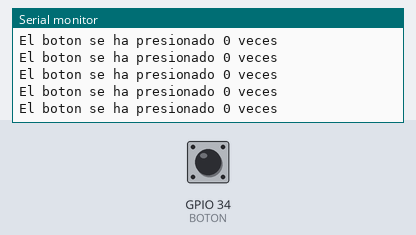
Bench run of a sketch on a simulated ESP32. Parts: the last lines printed to the serial monitor. The inputs (shaded band) are chosen by the test bench; at power-on: GPIO 34 (BOTON) LOW.

Above: at 1.2 s.
1.3 s: GPIO 34 (BOTON) pulled HIGH for 0.15 s
At 1.31 s:
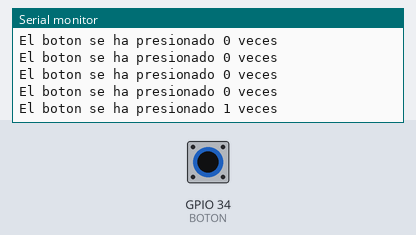
2.9 s: GPIO 34 (BOTON) pulled HIGH for 1 s
At 2.91 s:
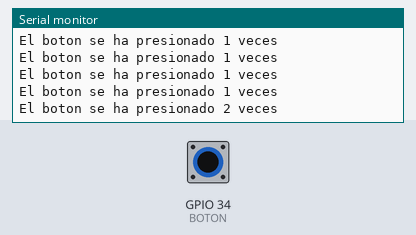
5.4 s: GPIO 34 (BOTON) pulled HIGH for 0.15 s
At 5.42 s:
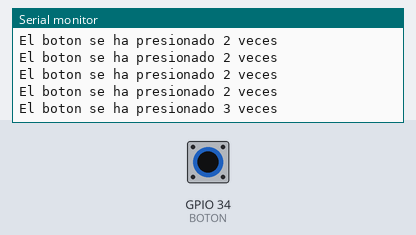
Timing chart, 0 to 8.4 s (numbered marks = the images above; inputs shaded):
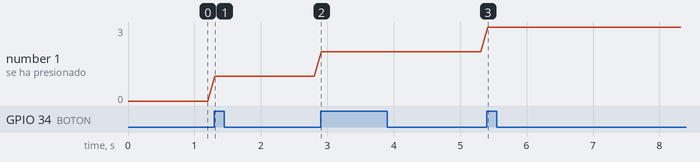

The sketch:

04_IntButton.ino
```cpp
#define BOTON 34
int numBotPres = 0;
uint32_t lastMillis = 0;

void IRAM_ATTR isrButton(){

  if((millis() - lastMillis) > 100){
    numBotPres += 1;
    lastMillis = millis();
  }

}

void setup() {
  Serial.begin(115200);
  pinMode(BOTON, INPUT);

  attachInterrupt(BOTON, isrButton, RISING);

}

void loop() {
  Serial.printf("El boton se ha presionado %u veces\n", numBotPres);
  delay(100);
}
```

Measured:
- after the input at 1.3 s, the serial monitor: prints a new line at once (image 1)
- after the input at 2.9 s, the serial monitor: prints a new line at once (image 2)
- after the input at 5.4 s, the serial monitor: prints a new line at once (image 3)
- plotted number 1: 0 → 1 after the input at 1.3 s, 1 → 2 after the input at 2.9 s, 2 → 3 after the input at 5.4 s
